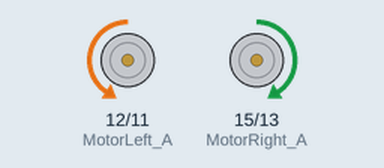
The program below on a simulated Raspberry Pi (header pin numbers). Parts: motor-driver pin pairs drawn as motors (green arrow = first pin HIGH = forward, orange = second pin HIGH = backward, longer = more drive, scaled by the enable pin). At 24.0 s the program stops and its outputs stay as they are.

Above: at 0.1 s.
At 4.1 s:
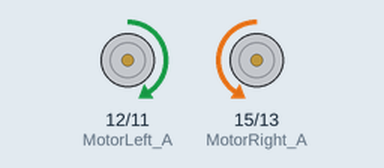
At 12.1 s:
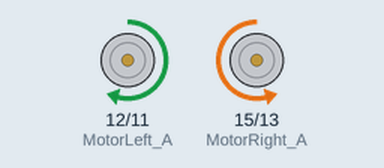
At 24.1 s:
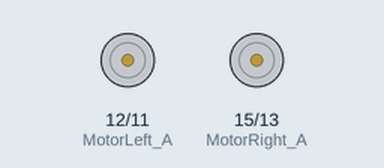
Timing chart, 0 to 25.5 s (numbered marks = the images above):
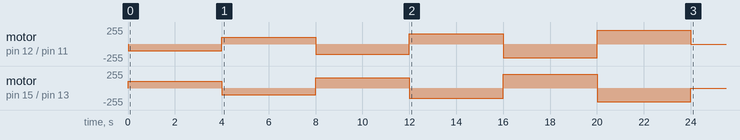

Measured:
- by itself, motor on pin 12 (MotorLeft_A) / pin 11 (MotorLeft_B): stopped → backward 102/255 at 0.00 s, → forward 102/255 4.0 s later, → backward 153/255 4.0 s later, → forward 153/255 4.0 s later, … (7 changes in this stretch)
- by itself, motor on pin 15 (MotorRight_A) / pin 13 (MotorRight_B): stopped → forward 102/255 at 0.00 s, → backward 102/255 4.0 s later, → forward 153/255 4.0 s later, → backward 153/255 4.0 s later, … (7 changes in this stretch)

The program:

project2_student.py
```python
######################################################################
### Date: 2017/10/1
### Purpose: this code has been generated for the three-wheeled moving
###         object to go forward and backward
### this code is used for the student only
######################################################################

# import GPIO  library
import RPi.GPIO as GPIO
from time import sleep

# set up GPIO mode as BOARD
GPIO.setmode(GPIO.BOARD)


# set GPIO warnings as false
GPIO.setwarnings(False)

# =======================================================================
# REVERSE function to control the direction of motor in reverse
def REVERSE(x):
   if x == 'True':
      return 'False'
   elif x == 'False':
      return 'True'
# =======================================================================

# =======================================================================
# Set the motor's true / false value to go forward.
forward0 = 'True'
forward1 = 'False'
# =======================================================================

# =======================================================================
#Set the motor's true / false value to the opposite.
backward0 = REVERSE(forward0)
backward1 = REVERSE(forward1)
# =======================================================================

# =======================================================================
# declare the pins of 12, 11, 35 in the Raspberry Pi
# as the left motor control pins in order to control left motor
# left motor needs three pins to be controlled

# (this codes includes
# the initialization the connection between left motor and Raspberry Pi)
# (this codes includes
# the connection between left motor and Raspberry Pi by software)
# =======================================================================
MotorLeft_A = 12
MotorLeft_B = 11
MotorLeft_PWM = 35

# =======================================================================
# declare the pins of 15, 13, 37 in the Raspberry Pi
# as the right motor control pins in order to control right motor
# right motor needs three pins to be controlled

# (this codes includes
# the initialization the connection between right motor and Raspberry Pi
# (this codes includes
# the connection between right motor and Raspberry Pi by software
# =======================================================================

MotorRight_A = 15
MotorRight_B = 13
MotorRight_PWM = 37


# ===========================================================================
# Control the DC motor to make it rotate clockwise, so the car will
# move forward.
# if you have different direction, you need to change HIGH to LOW
# or LOW to HIGH,in MotorLeft_A
# and LOW to HIGH or HIGH to LOW in MotorLeft_B
# if you have different direction, you need to change HIGH to LOW
# or LOW to HIGH in MotorLeft_A
# and LOW to HIGH or HIGH to LOW in MotorLeft_B
# ===========================================================================

def leftmotor(x):
	if x == 'True':
		GPIO.output(MotorLeft_A, GPIO.LOW)
		GPIO.output(MotorLeft_B, GPIO.HIGH)
	elif x == 'False':
		GPIO.output(MotorLeft_A, GPIO.HIGH)
		GPIO.output(MotorLeft_B, GPIO.LOW)
	else:
		print 'Config Error'

def rightmotor(x):
	if x == 'True':
		GPIO.output(MotorRight_A, GPIO.HIGH)
		GPIO.output(MotorRight_B, GPIO.LOW)
	elif x == 'False':
		GPIO.output(MotorRight_A, GPIO.LOW)
		GPIO.output(MotorRight_B, GPIO.HIGH)


# =======================================================================
# because the connections between motors (left motor) and Raspberry Pi will be
# established, the being connected GPIO pins of Raspberry Pi
# such as MotorLeft_A, MotorLeft_B, and MotorLeft_PWM
# should be clearly declared whether their roles of pins
# are output pin or input pin
# =======================================================================
GPIO.setup(MotorLeft_A,GPIO.OUT)
GPIO.setup(MotorLeft_B,GPIO.OUT)
GPIO.setup(MotorLeft_PWM,GPIO.OUT)

# =======================================================================
# because the connections between motors (right motor) and Raspberry Pi will be
# established, the being connected GPIO pins of Raspberry Pi
# such as MotorLeft_A, MotorLeft_B, and MotorLeft_PWM
# should be clearly declared whether their roles of pins
# are output pin or input pin
# =======================================================================
GPIO.setup(MotorRight_A,GPIO.OUT)
GPIO.setup(MotorRight_B,GPIO.OUT)
GPIO.setup(MotorRight_PWM,GPIO.OUT)

# =======================================================================
# create left pwm object to control the speed of left motor
# =======================================================================
LeftPwm=GPIO.PWM(MotorLeft_PWM,100)

# =======================================================================
# create right pwm object to control the speed of right motor
# =======================================================================
RightPwm=GPIO.PWM(MotorRight_PWM,100)

# =======================================================================
# define the forward module
# forward has the parameters of speed and running_time
def go_forward(speed, running_time):
    # set the left motor to go forward
    leftmotor(forward0)
    #GPIO.output(MotorLeft_A,GPIO.HIGH)
    #GPIO.output(MotorLeft_B,GPIO.LOW)

    #------------------------------------------------------------
    # if you have different direction, you need to change HIGH to LOW
    # in MotorLeft_A and MotorLeft_B
    # or use leftmotor(forward1)
    #------------------------------------------------------------
    #leftmotor(forward1)


    GPIO.output(MotorLeft_PWM,GPIO.HIGH)

    # set the right motor to go forward
    rightmotor(forward0)
    #GPIO.output(MotorRight_A,GPIO.LOW)
    #GPIO.output(MotorRight_B,GPIO.HIGH)

    #------------------------------------------------------------
    # if you have different direction, you need to change HIGH to LOW
    # in MotorLeft_A and MotorLeft_B
    # or use rightmotor(forward1)
    #------------------------------------------------------------
    #rightmotor(forward1)


    GPIO.output(MotorRight_PWM,GPIO.HIGH)
    # set the speed of the left motor to go forward
    LeftPwm.ChangeDutyCycle(speed)
    # set the speed of the right motor to go forward
    RightPwm.ChangeDutyCycle(speed)
    # set the running time of the left motor to go forward
    sleep(running_time)
# =======================================================================

# =======================================================================
# define the backward module
# backward has the parameters of speed and delay (time)
def go_backward(speed, running_time):
    # set the right motor to go backward
    # set the left motor to go forward
    leftmotor(backward0)
    #GPIO.output(MotorLeft_A,GPIO.HIGH)
    #GPIO.output(MotorLeft_B,GPIO.LOW)

    #------------------------------------------------------------
    # if you have different direction, you need to change HIGH to LOW
    # in MotorLeft_A and MotorLeft_B
    # or use leftmotor(forward1)
    #------------------------------------------------------------
    #leftmotor(forward1)


    GPIO.output(MotorLeft_PWM,GPIO.HIGH)

    # set the right motor to go forward
    rightmotor(backward0)
    #GPIO.output(MotorRight_A,GPIO.LOW)
    #GPIO.output(MotorRight_B,GPIO.HIGH)

    #------------------------------------------------------------
    # if you have different direction, you need to change HIGH to LOW
    # in MotorLeft_A and MotorLeft_B
    # or use rightmotor(forward1)
    #------------------------------------------------------------
    #rightmotor(forward1)


    GPIO.output(MotorRight_PWM,GPIO.HIGH)
    # set the speed of the left motor to go forward
    LeftPwm.ChangeDutyCycle(speed)
    # set the speed of the right motor to go forward
    RightPwm.ChangeDutyCycle(speed)
    # set the running time of the left motor to go forward
    sleep(running_time)


# =======================================================================

# =======================================================================
# define the stop module
def stop():
    # the speed of left motor will be set as LOW
    GPIO.output(MotorLeft_PWM,GPIO.LOW)
    # the speed of right motor will be set as LOW
    GPIO.output(MotorRight_PWM,GPIO.LOW)
    # left motor will be stopped with function of ChangeDutyCycle(0)
    LeftPwm.ChangeDutyCycle(0)
    # left motor will be stopped with function of ChangeDutyCycle(0)
    RightPwm.ChangeDutyCycle(0)
# =======================================================================

# =======================================================================
# mission has been started as below
try:
    # setup and initialize the left motor and right motor
    LeftPwm.start(0)
    RightPwm.start(0)
    # command for forwarding with speed of 40 and time 3 seconds
    go_forward(40, 3)
    sleep(1)
    go_backward(40, 3)
    sleep(1)
    # command for forwarding with speed of 60 and time 3 seconds
    go_forward(60, 3)
    sleep(1)
    go_backward(60,3)
    sleep(1)
    # command for forwarding with speed of 80 and time 3 seconds
    go_forward(80, 3)
    sleep(1)
    go_backward(80, 3)
    sleep(1)

    # command for stop
    stop()

# when the Ctrl+C key has been pressed,
# the moving object will be stopped
except KeyboardInterrupt:
    # the speed of left motor will be set as LOW
    GPIO.output(MotorLeft_PWM,GPIO.LOW)
    # left motor will be stopped with function of ChangeDutyCycle(0)
    LeftPwm.ChangeDutyCycle(0)
    # the speed of right motor will be set as LOW
    GPIO.output(MotorRight_PWM,GPIO.LOW)
    # right motor will be stopped with function of ChangeDutyCycle(0)
    RightPwm.ChangeDutyCycle(0)
    # GPIO pin setup has been cleared
GPIO.cleanup()
```
